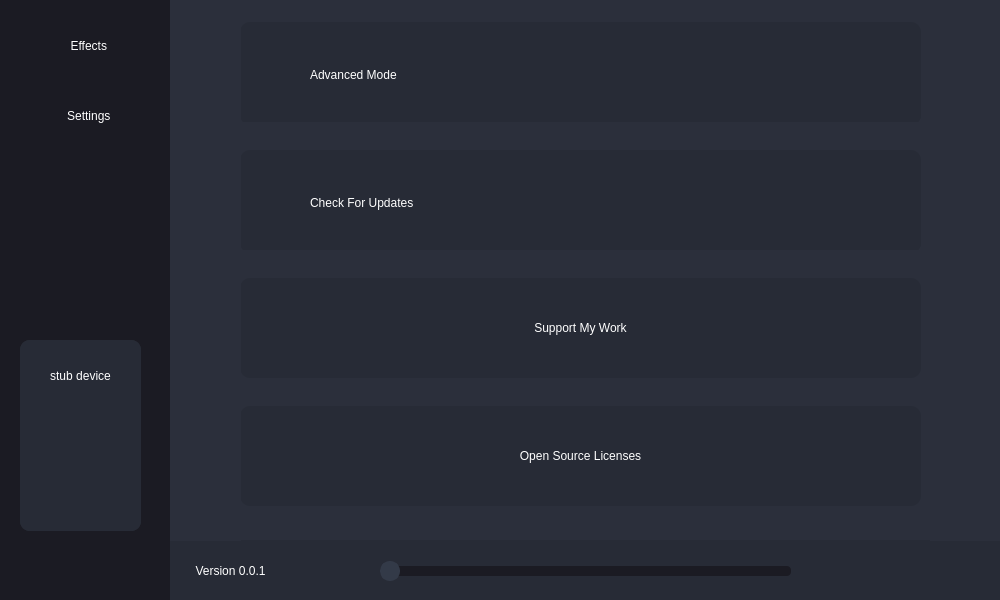
<?xml version="1.0" encoding="UTF-8"?>
<ui version="4.0">
 <author>Milan338</author>
 <class>Form</class>
 <widget class="QWidget" name="Form">
  <property name="geometry">
   <rect>
    <x>0</x>
    <y>0</y>
    <width>1000</width>
    <height>600</height>
   </rect>
  </property>
  <property name="sizePolicy">
   <sizepolicy hsizetype="Preferred" vsizetype="Minimum">
    <horstretch>0</horstretch>
    <verstretch>0</verstretch>
   </sizepolicy>
  </property>
  <property name="minimumSize">
   <size>
    <width>1000</width>
    <height>600</height>
   </size>
  </property>
  <property name="maximumSize">
   <size>
    <width>1000</width>
    <height>600</height>
   </size>
  </property>
  <property name="windowTitle">
   <string>Form</string>
  </property>
  <property name="styleSheet">
   <string notr="true">color: rgb(255, 255, 255);
background-color: rgb(43, 47, 59);</string>
  </property>
  <widget class="QPushButton" name="btn_menu_effects">
   <property name="geometry">
    <rect>
     <x>10</x>
     <y>20</y>
     <width>151</width>
     <height>51</height>
    </rect>
   </property>
   <property name="styleSheet">
    <string notr="true">QPushButton
{
	color: rgb(255, 255, 255);
	background-color: rgb(27, 27, 35);
	border-radius: 10px;
}

QPushButton:hover
{
	color: rgb(255, 255, 255);
	background-color: rgb(74, 74, 74);
	border-radius: 10px;
}

QPushButton:pressed 
{
	color: rgb(255, 255, 255);
	background-color: rgb(89, 89, 89);
	border-radius: 10px;
}</string>
   </property>
   <property name="text">
    <string>  Effects</string>
   </property>
   <property name="icon">
    <iconset>
     <normaloff>../assets/icons/ico_effects.png</normaloff>../assets/icons/ico_effects.png</iconset>
   </property>
   <property name="iconSize">
    <size>
     <width>20</width>
     <height>20</height>
    </size>
   </property>
  </widget>
  <widget class="QPushButton" name="btn_menu_settings">
   <property name="geometry">
    <rect>
     <x>10</x>
     <y>90</y>
     <width>151</width>
     <height>51</height>
    </rect>
   </property>
   <property name="styleSheet">
    <string notr="true">QPushButton
{
	color: rgb(255, 255, 255);
	background-color: rgb(27, 27, 35);
	border-radius: 10px;
}

QPushButton:hover
{
	color: rgb(255, 255, 255);
	background-color: rgb(74, 74, 74);
	border-radius: 10px;
}

QPushButton:pressed 
{
	color: rgb(255, 255, 255);
	background-color: rgb(89, 89, 89);
	border-radius: 10px;
}</string>
   </property>
   <property name="text">
    <string>  Settings</string>
   </property>
   <property name="icon">
    <iconset>
     <normaloff>../assets/icons/ico_settings.png</normaloff>../assets/icons/ico_settings.png</iconset>
   </property>
   <property name="iconSize">
    <size>
     <width>20</width>
     <height>20</height>
    </size>
   </property>
  </widget>
  <widget class="QWidget" name="bar_left" native="true">
   <property name="geometry">
    <rect>
     <x>0</x>
     <y>0</y>
     <width>171</width>
     <height>601</height>
    </rect>
   </property>
   <property name="styleSheet">
    <string notr="true">background-color: rgb(27, 27, 35);</string>
   </property>
   <layout class="QHBoxLayout" name="horizontalLayout"/>
  </widget>
  <widget class="QWidget" name="bar_bottom" native="true">
   <property name="geometry">
    <rect>
     <x>170</x>
     <y>540</y>
     <width>831</width>
     <height>61</height>
    </rect>
   </property>
   <property name="styleSheet">
    <string notr="true">background-color: rgb(39, 43, 54);</string>
   </property>
   <layout class="QHBoxLayout" name="horizontalLayout_5"/>
  </widget>
  <widget class="QPushButton" name="btn_effect_off">
   <property name="geometry">
    <rect>
     <x>950</x>
     <y>550</y>
     <width>41</width>
     <height>41</height>
    </rect>
   </property>
   <property name="styleSheet">
    <string notr="true">QPushButton
{
	background-color: rgb(39, 43, 54);
	border-radius: 10px;
}

QPushButton:hover
{
	background-color: rgb(51, 58, 72);
	border-radius: 10px;
}

QPushButton:pressed 
{
	background-color: rgb(51, 76, 100);
	border-radius: 10px;
}</string>
   </property>
   <property name="text">
    <string/>
   </property>
   <property name="icon">
    <iconset>
     <normaloff>../assets/icons/ico_power.png</normaloff>../assets/icons/ico_power.png</iconset>
   </property>
   <property name="iconSize">
    <size>
     <width>32</width>
     <height>32</height>
    </size>
   </property>
  </widget>
  <widget class="QWidget" name="bar_left_padding" native="true">
   <property name="geometry">
    <rect>
     <x>170</x>
     <y>0</y>
     <width>71</width>
     <height>541</height>
    </rect>
   </property>
   <property name="styleSheet">
    <string notr="true">background-color: rgb(43, 47, 59);</string>
   </property>
   <layout class="QHBoxLayout" name="horizontalLayout_2"/>
  </widget>
  <widget class="QWidget" name="bar_right_padding" native="true">
   <property name="geometry">
    <rect>
     <x>930</x>
     <y>0</y>
     <width>71</width>
     <height>541</height>
    </rect>
   </property>
   <property name="styleSheet">
    <string notr="true">background-color: rgb(43, 47, 59);</string>
   </property>
   <layout class="QHBoxLayout" name="horizontalLayout_6"/>
  </widget>
  <widget class="QPushButton" name="btn_device_information">
   <property name="geometry">
    <rect>
     <x>890</x>
     <y>550</y>
     <width>41</width>
     <height>41</height>
    </rect>
   </property>
   <property name="styleSheet">
    <string notr="true">QPushButton
{
	background-color: rgb(39, 43, 54);
	border-radius: 10px;
}

QPushButton:hover
{
	background-color: rgb(51, 58, 72);
	border-radius: 10px;
}

QPushButton:pressed 
{
	background-color: rgb(51, 76, 100);
	border-radius: 10px;
}</string>
   </property>
   <property name="text">
    <string/>
   </property>
   <property name="icon">
    <iconset>
     <normaloff>../assets/icons/ico_information.png</normaloff>../assets/icons/ico_information.png</iconset>
   </property>
   <property name="iconSize">
    <size>
     <width>32</width>
     <height>32</height>
    </size>
   </property>
  </widget>
  <widget class="QPushButton" name="btn_list_device">
   <property name="geometry">
    <rect>
     <x>30</x>
     <y>550</y>
     <width>41</width>
     <height>41</height>
    </rect>
   </property>
   <property name="styleSheet">
    <string notr="true">QPushButton
{
	background-color: rgb(27, 27, 35);
	border-radius: 10px;
}

QPushButton:hover
{
	background-color: rgb(74, 74, 74);
	border-radius: 10px;
}

QPushButton:pressed 
{
	background-color: rgb(89, 89, 89);
	border-radius: 10px;
}</string>
   </property>
   <property name="text">
    <string/>
   </property>
   <property name="icon">
    <iconset>
     <normaloff>../assets/icons/ico_devices.png</normaloff>../assets/icons/ico_devices.png</iconset>
   </property>
   <property name="iconSize">
    <size>
     <width>32</width>
     <height>32</height>
    </size>
   </property>
  </widget>
  <widget class="QPushButton" name="btn_list_strip">
   <property name="geometry">
    <rect>
     <x>100</x>
     <y>550</y>
     <width>41</width>
     <height>41</height>
    </rect>
   </property>
   <property name="styleSheet">
    <string notr="true">QPushButton
{
	background-color: rgb(27, 27, 35);
	border-radius: 10px;
}

QPushButton:hover
{
	background-color: rgb(74, 74, 74);
	border-radius: 10px;
}

QPushButton:pressed 
{
	background-color: rgb(89, 89, 89);
	border-radius: 10px;
}</string>
   </property>
   <property name="text">
    <string/>
   </property>
   <property name="icon">
    <iconset>
     <normaloff>../assets/icons/ico_strips.png</normaloff>../assets/icons/ico_strips.png</iconset>
   </property>
   <property name="iconSize">
    <size>
     <width>32</width>
     <height>32</height>
    </size>
   </property>
  </widget>
  <widget class="QPushButton" name="btn_device_debug">
   <property name="geometry">
    <rect>
     <x>830</x>
     <y>550</y>
     <width>41</width>
     <height>41</height>
    </rect>
   </property>
   <property name="styleSheet">
    <string notr="true">QPushButton
{
	background-color: rgb(39, 43, 54);
	border-radius: 10px;
}

QPushButton:hover
{
	background-color: rgb(51, 58, 72);
	border-radius: 10px;
}

QPushButton:pressed 
{
	background-color: rgb(51, 76, 100);
	border-radius: 10px;
}</string>
   </property>
   <property name="text">
    <string/>
   </property>
   <property name="icon">
    <iconset>
     <normaloff>../assets/icons/ico_debug.png</normaloff>../assets/icons/ico_debug.png</iconset>
   </property>
   <property name="iconSize">
    <size>
     <width>32</width>
     <height>32</height>
    </size>
   </property>
  </widget>
  <widget class="QStackedWidget" name="main_menus">
   <property name="geometry">
    <rect>
     <x>220</x>
     <y>-10</y>
     <width>711</width>
     <height>551</height>
    </rect>
   </property>
   <property name="focusPolicy">
    <enum>Qt::NoFocus</enum>
   </property>
   <property name="styleSheet">
    <string notr="true"/>
   </property>
   <property name="currentIndex">
    <number>1</number>
   </property>
   <widget class="QWidget" name="menu_effects">
    <widget class="QScrollArea" name="effects_scroll_region">
     <property name="geometry">
      <rect>
       <x>10</x>
       <y>0</y>
       <width>701</width>
       <height>551</height>
      </rect>
     </property>
     <property name="layoutDirection">
      <enum>Qt::RightToLeft</enum>
     </property>
     <property name="styleSheet">
      <string notr="true">background-color: rgb(43, 47, 59);</string>
     </property>
     <property name="widgetResizable">
      <bool>true</bool>
     </property>
     <widget class="QWidget" name="scrollAreaWidgetContents_2">
      <property name="geometry">
       <rect>
        <x>0</x>
        <y>0</y>
        <width>699</width>
        <height>549</height>
       </rect>
      </property>
      <layout class="QVBoxLayout" name="verticalLayout_2">
       <item>
        <widget class="QPushButton" name="btn_effect_solid">
         <property name="sizePolicy">
          <sizepolicy hsizetype="Minimum" vsizetype="Minimum">
           <horstretch>0</horstretch>
           <verstretch>0</verstretch>
          </sizepolicy>
         </property>
         <property name="maximumSize">
          <size>
           <width>700</width>
           <height>100</height>
          </size>
         </property>
         <property name="mouseTracking">
          <bool>false</bool>
         </property>
         <property name="focusPolicy">
          <enum>Qt::StrongFocus</enum>
         </property>
         <property name="styleSheet">
          <string notr="true">QPushButton
{
	color: rgb(255, 255, 255);
	background-color: rgb(39, 43, 54);
	border-radius: 10px;
}

QPushButton:hover
{
	color: rgb(255, 255, 255);
	background-color: rgb(51, 76, 100);
	border-radius: 10px;
}

QPushButton:pressed 
{
	color: rgb(255, 255, 255);
	background-color: rgb(90, 164, 253);
	border-radius: 10px;
}</string>
         </property>
         <property name="text">
          <string>Solid Colour</string>
         </property>
         <property name="flat">
          <bool>true</bool>
         </property>
        </widget>
       </item>
       <item>
        <widget class="QPushButton" name="btn_effect_rainbowcycle">
         <property name="sizePolicy">
          <sizepolicy hsizetype="Minimum" vsizetype="Minimum">
           <horstretch>0</horstretch>
           <verstretch>0</verstretch>
          </sizepolicy>
         </property>
         <property name="maximumSize">
          <size>
           <width>700</width>
           <height>100</height>
          </size>
         </property>
         <property name="styleSheet">
          <string notr="true">QPushButton
{
	color: rgb(255, 255, 255);
	background-color: rgb(39, 43, 54);
	border-radius: 10px;
}

QPushButton:hover
{
	color: rgb(255, 255, 255);
	background-color: rgb(51, 76, 100);
	border-radius: 10px;
}

QPushButton:pressed 
{
	color: rgb(255, 255, 255);
	background-color: rgb(90, 164, 253);
	border-radius: 10px;
}</string>
         </property>
         <property name="text">
          <string>Rainbow Cycle</string>
         </property>
        </widget>
       </item>
       <item>
        <widget class="QPushButton" name="btn_menu_effect_new">
         <property name="sizePolicy">
          <sizepolicy hsizetype="Minimum" vsizetype="Minimum">
           <horstretch>0</horstretch>
           <verstretch>0</verstretch>
          </sizepolicy>
         </property>
         <property name="maximumSize">
          <size>
           <width>700</width>
           <height>100</height>
          </size>
         </property>
         <property name="styleSheet">
          <string notr="true">QPushButton
{
	color: rgb(255, 255, 255);
	background-color: rgb(51, 58, 72);
	border-radius: 10px;
}

QPushButton:hover
{
	color: rgb(255, 255, 255);
	background-color: rgb(51, 76, 100);
	border-radius: 10px;
}

QPushButton:pressed 
{
	color: rgb(255, 255, 255);
	background-color: rgb(90, 164, 253);
	border-radius: 10px;
}</string>
         </property>
         <property name="text">
          <string>+</string>
         </property>
        </widget>
       </item>
      </layout>
     </widget>
    </widget>
   </widget>
   <widget class="QWidget" name="menu_settings">
    <widget class="QScrollArea" name="effects_scroll_region_2">
     <property name="geometry">
      <rect>
       <x>10</x>
       <y>0</y>
       <width>701</width>
       <height>551</height>
      </rect>
     </property>
     <property name="layoutDirection">
      <enum>Qt::RightToLeft</enum>
     </property>
     <property name="styleSheet">
      <string notr="true">background-color: rgb(43, 47, 59);</string>
     </property>
     <property name="widgetResizable">
      <bool>true</bool>
     </property>
     <widget class="QWidget" name="scrollAreaWidgetContents_3">
      <property name="geometry">
       <rect>
        <x>0</x>
        <y>0</y>
        <width>699</width>
        <height>549</height>
       </rect>
      </property>
      <layout class="QVBoxLayout" name="verticalLayout_3">
       <item>
        <widget class="QWidget" name="settings_toggle_advanced" native="true">
         <property name="maximumSize">
          <size>
           <width>700</width>
           <height>100</height>
          </size>
         </property>
         <property name="styleSheet">
          <string notr="true">color: rgb(255, 255, 255);
background-color: rgb(39, 43, 54);
border-radius: 10px;</string>
         </property>
         <widget class="QWidget" name="horizontalLayoutWidget">
          <property name="geometry">
           <rect>
            <x>0</x>
            <y>3</y>
            <width>681</width>
            <height>102</height>
           </rect>
          </property>
          <layout class="QHBoxLayout" name="settings_toggle_advanced_layout">
           <property name="sizeConstraint">
            <enum>QLayout::SetMinAndMaxSize</enum>
           </property>
           <item>
            <widget class="QWidget" name="settings_toggle_advanced_widget" native="true">
             <property name="maximumSize">
              <size>
               <width>16777215</width>
               <height>100</height>
              </size>
             </property>
            </widget>
           </item>
           <item>
            <widget class="QLabel" name="label_settings_advanced">
             <property name="maximumSize">
              <size>
               <width>16777215</width>
               <height>100</height>
              </size>
             </property>
             <property name="text">
              <string>Advanced Mode</string>
             </property>
            </widget>
           </item>
           <item>
            <spacer name="horizontalSpacer">
             <property name="orientation">
              <enum>Qt::Horizontal</enum>
             </property>
             <property name="sizeType">
              <enum>QSizePolicy::Fixed</enum>
             </property>
             <property name="sizeHint" stdset="0">
              <size>
               <width>70</width>
               <height>100</height>
              </size>
             </property>
            </spacer>
           </item>
          </layout>
         </widget>
        </widget>
       </item>
       <item>
        <widget class="QWidget" name="settings_toggle_update" native="true">
         <property name="maximumSize">
          <size>
           <width>700</width>
           <height>100</height>
          </size>
         </property>
         <property name="styleSheet">
          <string notr="true">color: rgb(255, 255, 255);
background-color: rgb(39, 43, 54);
border-radius: 10px;</string>
         </property>
         <widget class="QWidget" name="horizontalLayoutWidget_3">
          <property name="geometry">
           <rect>
            <x>0</x>
            <y>3</y>
            <width>681</width>
            <height>102</height>
           </rect>
          </property>
          <layout class="QHBoxLayout" name="settings_option_update_layout">
           <property name="sizeConstraint">
            <enum>QLayout::SetMinAndMaxSize</enum>
           </property>
           <item>
            <widget class="QWidget" name="settings_toggle_update_widget" native="true">
             <property name="maximumSize">
              <size>
               <width>16777215</width>
               <height>100</height>
              </size>
             </property>
            </widget>
           </item>
           <item>
            <widget class="QLabel" name="label_settings_update">
             <property name="maximumSize">
              <size>
               <width>16777215</width>
               <height>100</height>
              </size>
             </property>
             <property name="text">
              <string>Check For Updates</string>
             </property>
            </widget>
           </item>
           <item>
            <spacer name="horizontalSpacer_3">
             <property name="orientation">
              <enum>Qt::Horizontal</enum>
             </property>
             <property name="sizeType">
              <enum>QSizePolicy::Fixed</enum>
             </property>
             <property name="sizeHint" stdset="0">
              <size>
               <width>70</width>
               <height>100</height>
              </size>
             </property>
            </spacer>
           </item>
          </layout>
         </widget>
        </widget>
       </item>
       <item>
        <widget class="QPushButton" name="btn_support">
         <property name="sizePolicy">
          <sizepolicy hsizetype="Minimum" vsizetype="Minimum">
           <horstretch>0</horstretch>
           <verstretch>0</verstretch>
          </sizepolicy>
         </property>
         <property name="maximumSize">
          <size>
           <width>700</width>
           <height>100</height>
          </size>
         </property>
         <property name="styleSheet">
          <string notr="true">QPushButton
{
	color: rgb(255, 255, 255);
	background-color: rgb(39, 43, 54);
	border-radius: 10px;
}

QPushButton:hover
{
	color: rgb(255, 255, 255);
	background-color: rgb(51, 76, 100);
	border-radius: 10px;
}

QPushButton:pressed 
{
	color: rgb(255, 255, 255);
	background-color: rgb(90, 164, 253);
	border-radius: 10px;
}</string>
         </property>
         <property name="text">
          <string>Support My Work</string>
         </property>
        </widget>
       </item>
       <item>
        <widget class="QPushButton" name="btn_licenses">
         <property name="sizePolicy">
          <sizepolicy hsizetype="Minimum" vsizetype="Minimum">
           <horstretch>0</horstretch>
           <verstretch>0</verstretch>
          </sizepolicy>
         </property>
         <property name="maximumSize">
          <size>
           <width>700</width>
           <height>100</height>
          </size>
         </property>
         <property name="styleSheet">
          <string notr="true">QPushButton
{
	color: rgb(255, 255, 255);
	background-color: rgb(39, 43, 54);
	border-radius: 10px;
}

QPushButton:hover
{
	color: rgb(255, 255, 255);
	background-color: rgb(51, 76, 100);
	border-radius: 10px;
}

QPushButton:pressed 
{
	color: rgb(255, 255, 255);
	background-color: rgb(90, 164, 253);
	border-radius: 10px;
}</string>
         </property>
         <property name="text">
          <string>Open Source Licenses</string>
         </property>
        </widget>
       </item>
      </layout>
     </widget>
    </widget>
   </widget>
  </widget>
  <widget class="QStackedWidget" name="context_menus">
   <property name="geometry">
    <rect>
     <x>20</x>
     <y>340</y>
     <width>121</width>
     <height>191</height>
    </rect>
   </property>
   <property name="styleSheet">
    <string notr="true">background-color: rgb(27, 27, 35);</string>
   </property>
   <property name="currentIndex">
    <number>0</number>
   </property>
   <widget class="QWidget" name="context_device">
    <widget class="QScrollArea" name="context_devices">
     <property name="geometry">
      <rect>
       <x>0</x>
       <y>0</y>
       <width>121</width>
       <height>191</height>
      </rect>
     </property>
     <property name="styleSheet">
      <string notr="true">color: rgb(255, 255, 255);
background-color: rgb(39, 43, 54);
border-radius: 10px;
</string>
     </property>
     <property name="widgetResizable">
      <bool>true</bool>
     </property>
     <widget class="QWidget" name="scrollAreaWidgetContents_4">
      <property name="geometry">
       <rect>
        <x>0</x>
        <y>0</y>
        <width>121</width>
        <height>191</height>
       </rect>
      </property>
      <widget class="QPushButton" name="stub_device">
       <property name="geometry">
        <rect>
         <x>10</x>
         <y>20</y>
         <width>101</width>
         <height>31</height>
        </rect>
       </property>
       <property name="styleSheet">
        <string notr="true">QPushButton
{
	color: rgb(255, 255, 255);
	background-color: rgb(39, 43, 54);
	border-radius: 10px;
}

QPushButton:hover
{
	color: rgb(255, 255, 255);
	background-color: rgb(51, 76, 100);
	border-radius: 10px;
}

QPushButton:pressed 
{
	color: rgb(255, 255, 255);
	background-color: rgb(90, 164, 253);
	border-radius: 10px;
}</string>
       </property>
       <property name="text">
        <string>stub device</string>
       </property>
      </widget>
     </widget>
    </widget>
   </widget>
   <widget class="QWidget" name="context_strip">
    <widget class="QScrollArea" name="context_strips">
     <property name="geometry">
      <rect>
       <x>0</x>
       <y>0</y>
       <width>121</width>
       <height>191</height>
      </rect>
     </property>
     <property name="styleSheet">
      <string notr="true">color: rgb(255, 255, 255);
background-color: rgb(39, 43, 54);
border-radius: 10px;
</string>
     </property>
     <property name="widgetResizable">
      <bool>true</bool>
     </property>
     <widget class="QWidget" name="scrollAreaWidgetContents_5">
      <property name="geometry">
       <rect>
        <x>0</x>
        <y>0</y>
        <width>121</width>
        <height>191</height>
       </rect>
      </property>
      <widget class="QPushButton" name="stub_strip">
       <property name="geometry">
        <rect>
         <x>10</x>
         <y>20</y>
         <width>101</width>
         <height>31</height>
        </rect>
       </property>
       <property name="styleSheet">
        <string notr="true">QPushButton
{
	color: rgb(255, 255, 255);
	background-color: rgb(39, 43, 54);
	border-radius: 10px;
}

QPushButton:hover
{
	color: rgb(255, 255, 255);
	background-color: rgb(51, 76, 100);
	border-radius: 10px;
}

QPushButton:pressed 
{
	color: rgb(255, 255, 255);
	background-color: rgb(90, 164, 253);
	border-radius: 10px;
}</string>
       </property>
       <property name="text">
        <string>stub strip</string>
       </property>
      </widget>
     </widget>
    </widget>
   </widget>
  </widget>
  <widget class="QPushButton" name="btn_version">
   <property name="geometry">
    <rect>
     <x>180</x>
     <y>550</y>
     <width>101</width>
     <height>41</height>
    </rect>
   </property>
   <property name="styleSheet">
    <string notr="true">QPushButton
{
	color: rgb(255, 255, 255);
	background-color: rgb(39, 43, 54);
	border-radius: 10px;
}

QPushButton:hover
{
	color: rgb(255, 255, 255);
	background-color: rgb(51, 58, 72);
	border-radius: 10px;
}

QPushButton:pressed 
{
	color: rgb(255, 255, 255);
	background-color: rgb(51, 76, 100);
	border-radius: 10px;
}</string>
   </property>
   <property name="text">
    <string>Version 0.0.1</string>
   </property>
   <property name="iconSize">
    <size>
     <width>32</width>
     <height>32</height>
    </size>
   </property>
  </widget>
  <widget class="QSlider" name="slider_brightness">
   <property name="geometry">
    <rect>
     <x>380</x>
     <y>541</y>
     <width>411</width>
     <height>61</height>
    </rect>
   </property>
   <property name="toolTip">
    <string/>
   </property>
   <property name="toolTipDuration">
    <number>2</number>
   </property>
   <property name="statusTip">
    <string/>
   </property>
   <property name="whatsThis">
    <string/>
   </property>
   <property name="styleSheet">
    <string notr="true">QSlider
{
	background-color: rgb(39, 43, 54);
}

QSlider::groove:horizontal
{ 
	background-color: rgb(27, 27, 35);
	height: 10px; 
	border-radius: 4px;
}

QSlider::handle:horizontal
{ 
	background-color: rgb(51, 58, 72);
	border: 2px solid rgb(51, 58, 72);
	width: 16px; 
	height: 16px;
	line-height: 20px; 
	margin-top: -5px; 
	margin-bottom: -5px; 
	border-radius: 10px; 
}

QSlider::handle:horizontal:hover
{ 
	background-color: rgb(51, 76, 100);
	border: 2px solid rgb(51, 76, 100);
	width: 16px; 
	height: 16px;
	line-height: 20px; 
	margin-top: -5px; 
	margin-bottom: -5px; 
	border-radius: 10px; 
}

QSlider::handle:horizontal:pressed
{ 
	background-color: rgb(90, 164, 253);
	border: 2px solid rgb(90, 164, 253);
	width: 16px; 
	height: 16px;
	line-height: 20px; 
	margin-top: -5px; 
	margin-bottom: -5px; 
	border-radius: 10px;
}</string>
   </property>
   <property name="orientation">
    <enum>Qt::Horizontal</enum>
   </property>
  </widget>
  <zorder>main_menus</zorder>
  <zorder>bar_left</zorder>
  <zorder>btn_menu_effects</zorder>
  <zorder>btn_menu_settings</zorder>
  <zorder>bar_bottom</zorder>
  <zorder>btn_effect_off</zorder>
  <zorder>bar_left_padding</zorder>
  <zorder>btn_device_information</zorder>
  <zorder>btn_list_device</zorder>
  <zorder>btn_list_strip</zorder>
  <zorder>btn_device_debug</zorder>
  <zorder>bar_right_padding</zorder>
  <zorder>context_menus</zorder>
  <zorder>btn_version</zorder>
  <zorder>slider_brightness</zorder>
 </widget>
 <resources/>
 <connections/>
</ui>
